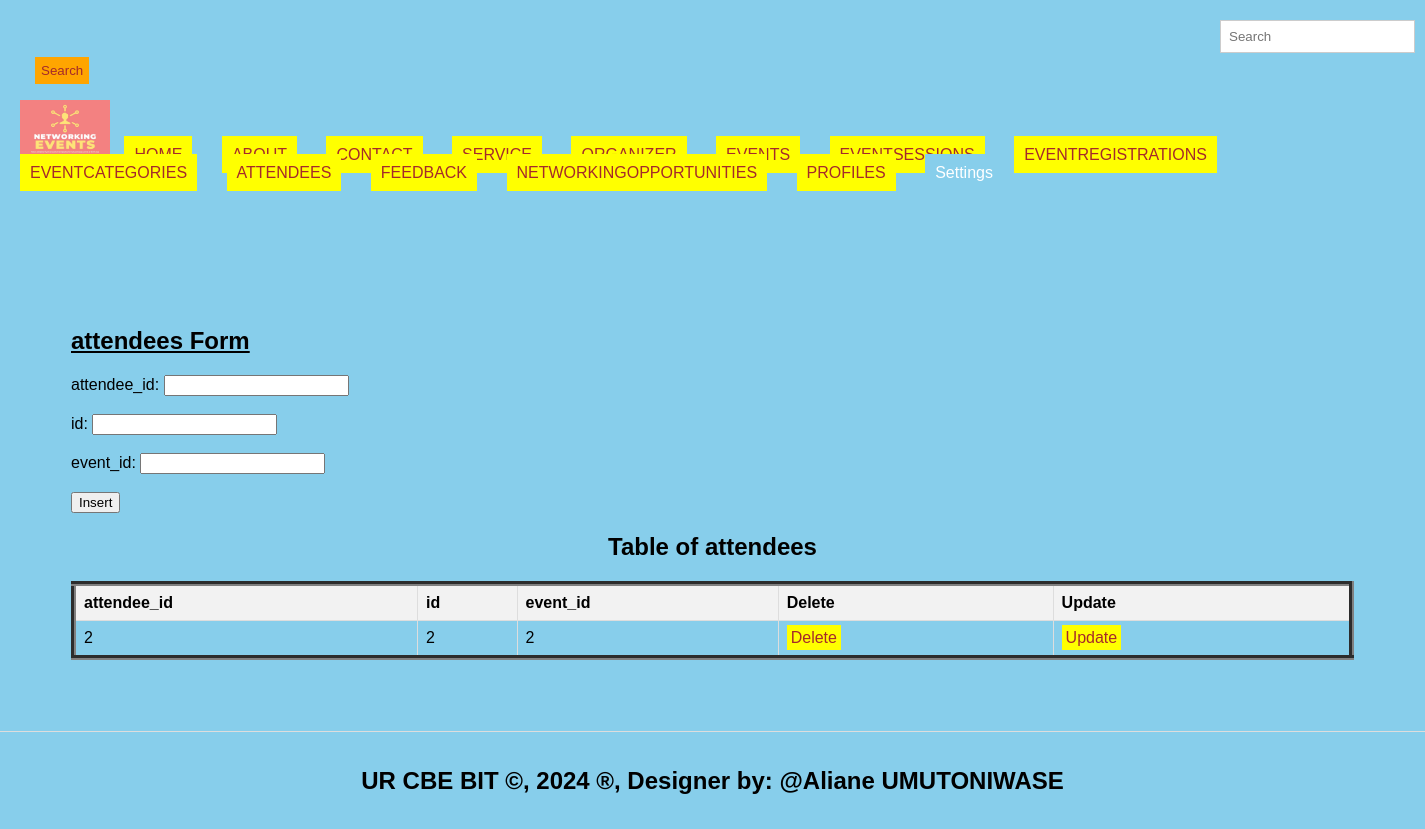
The page /attendees.php on the database its author committed.
### tables this page shows
CREATE TABLE `attendees` (
  `attendee_id` int(11) NOT NULL,
  `id` int(11) DEFAULT NULL,
  `event_id` int(11) DEFAULT NULL
);

### attendees.php (the view, shortened to what this page needs)
<!DOCTYPE html>
<html lang="en">
<head>
  <link rel="stylesheet" type="text/css" href="style.css" title="style 1" media="screen, tv, projection, handheld, print"/>
  </head>
  <header>
<body bgcolor="skyblue">
  <form class="d-flex" role="search" action="search.php">
      <input class="form-control me-2" type="search" placeholder="Search" aria-label="Search" name="query">
      <button class="btn btn-outline-success" type="submit">Search</button>
    </form>
  <ul style="list-style-type: none; padding: 0;">
    <li style="display: inline; margin-right: 10px;">
    <img src="./images/logo.jpg" width="90" height="60" alt="Logo">
  </li>
    <li style="display: inline; margin-right: 10px;"><a href="./home.html">HOME</a>
  </li>
    <li style="display: inline; margin-right: 10px;"><a href="./about.html">ABOUT</a>
  </li>
    <li style="display: inline; margin-right: 10px;"><a href="./contact.html">CONTACT</a>
  </li>
    <li style="display: inline; margin-right: 10px;"><a href="./Service.html">SERVICE</a>
  </li>
    <li style="display: inline; margin-right: 10px;"><a href="./organizer.php">ORGANIZER</a>
  </li>
    <li style="display: inline; margin-right: 10px;"><a href="./events.php">EVENTS</a>
  </li>
    <li style="display: inline; margin-right: 10px;"><a href="./eventsessions.php">EVENTSESSIONS</a>
  </li>
    <li style="display: inline; margin-right: 10px;"><a href="./eventregistrations.php">EVENTREGISTRATIONS</a>
  </li>
    <li style="display: inline; margin-right: 10px;"><a href="./eventcategories.php">EVENTCATEGORIES</a>
  </li>
    <li style="display: inline; margin-right: 10px;"><a href="./attendees.php">ATTENDEES</a>
  </li>
    <li style="display: inline; margin-right: 10px;"><a href="./feedback.php">FEEDBACK</a>
  </li>
    <li style="display: inline; margin-right: 10px;"><a href="./networking_opportunities.php">NETWORKINGOPPORTUNITIES</a>
  </li>
  <li style="display: inline; margin-right: 10px;"><a href="./profiles.php">PROFILES</a>
  </li>
    <li class="dropdown" style="display: inline; margin-right: 10px;">
      <a href="#" style="padding: 10px; color: white; background-color: skyblue; text-decoration: none; margin-right: 15px;">Settings</a>
    </li><br><br>
  </ul>
</header>
<section>
    <h1><u> attendees Form </u></h1>
    <form method="post" onsubmit="return confirmInsert();">
        <label for="aid">attendee_id:</label>
        <input type="number" id="aid" name="aid"><br><br>
        <label for="uid">id:</label>
        <input type="number" id="uid" name="uid"><br><br>
        <label for="eid">event_id:</label>
        <input type="text" id="eid" name="eid" required><br><br>
        <input type="submit" name="add" value="Insert">
    </form>
<!DOCTYPE html>
<html>
<head>
</head>
<body>
    <center><h2>Table of attendees</h2></center>
    <table border="5">
        <tr>
            <th>attendee_id</th>
            <th>id</th>
            <th>event_id</th>
            <th>Delete</th>
            <th>Update</th>
        </tr>
        <?php
      include('database_connection.php');
        $sql = "SELECT * FROM attendees";
        $result = $connection->query($sql);
        if ($result->num_rows > 0) {
            while ($row = $result->fetch_assoc()) {
                $aid = $row['attendee_id'];
                echo "<tr>
                    <td>" . $row['attendee_id'] . "</td>
                    <td>" . $row['id'] . "</td>
                    <td>" . $row['event_id'] . "</td>
                    <td><a style='padding:4px' href='delete_attendees.php?attendee_id=$aid'>Delete</a></td>
                    <td><a style='padding:4px' href='update_attendees.php?attendee_id=$aid'>Update</a></td>
                </tr>";
            }
        } else {
            echo "<tr><td colspan='6'>No data found</td></tr>";
        }
        ?>
    </table>
</body>
    </section>
<footer>
  <center>
    <marquee behavior='alternate'>
    <b><h2>UR CBE BIT &copy, 2024 &reg, Designer by: @Aliane UMUTONIWASE</h2></b>
  </marquee>
  </center>
</footer>
</body>
</html>

### style.css (style rules this page uses)
body { font-family: Arial, sans-serif; margin: 0; padding: 0; }
.form-control { padding: 8px; margin-left: 4px; border: 1px solid #ccc; }
.btn { padding: 6px; background-color: orange; color: brown; border: none; }
.dropdown { position: relative; display: inline; margin-right: 10px; }
body { font-family: Arial,sans-serif; margin:0; padding:0; }
header { background-color:skyblue; padding: 20px; }
.dropdown { position: right; display:right; direction:rtl; }
section { padding:28px; border-bottom: 1px solid #ddd; }
footer { text-align: center; padding: 15px; background-color:skyblue; }

### attendees.php (style rules this page uses)
a { padding: 10px; color: white; background-color: yellow; text-decoration: none; margin-right: 15px; }
a:link { color: brown; }
button.btn { margin-left: 15px; margin-top: 4px; }
input.form-control { margin-left: 1200px; padding: 8px; }
header { background-color:skyblue; }
section { padding:71px; border-bottom: 1px solid #ddd; }
footer { text-align: center; padding: 15px; background-color:skyblue; }
table { width: 100%; border-collapse: collapse; }
th, td { border: 1px solid #ddd; padding: 8px; text-align: left; }
th { background-color: #f2f2f2; }

### rows shown on the page
attendees: attendee_id "2", id "2", event "2"
